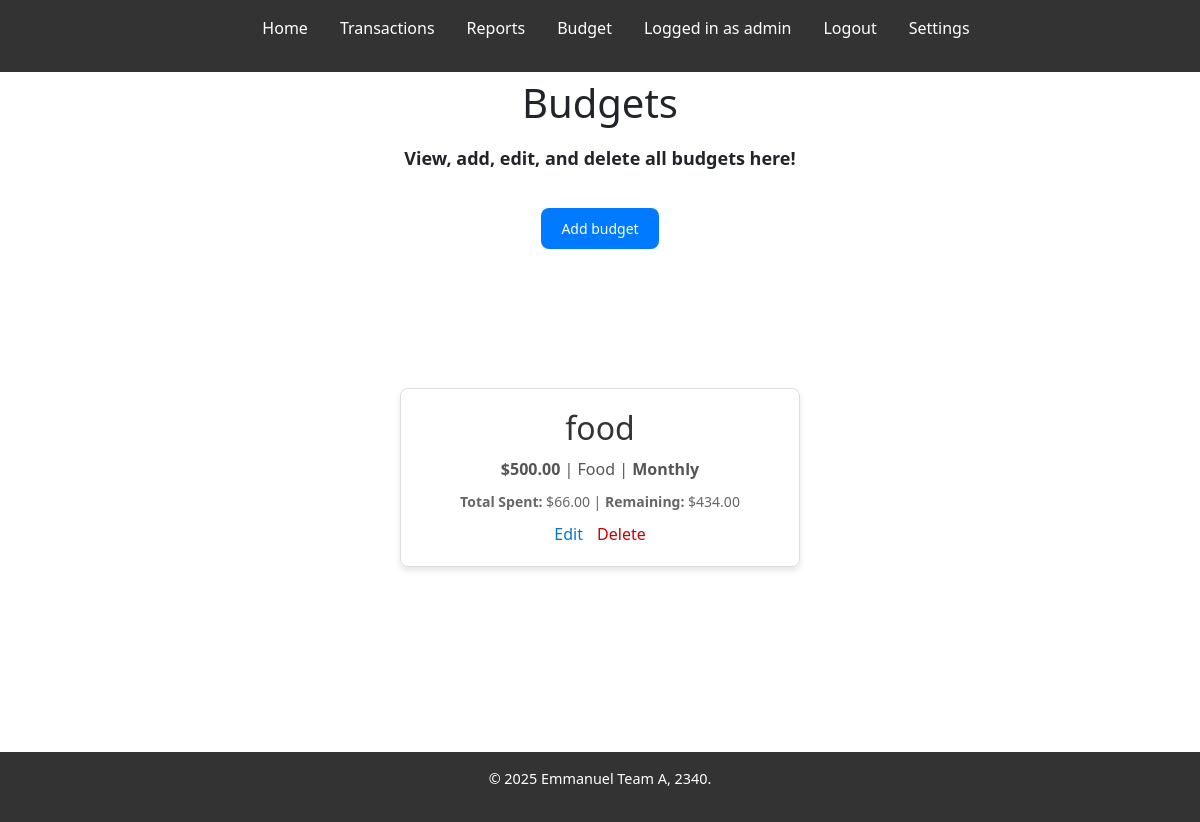
/budget/ (signed in), run on an earlier commit of the app's database.
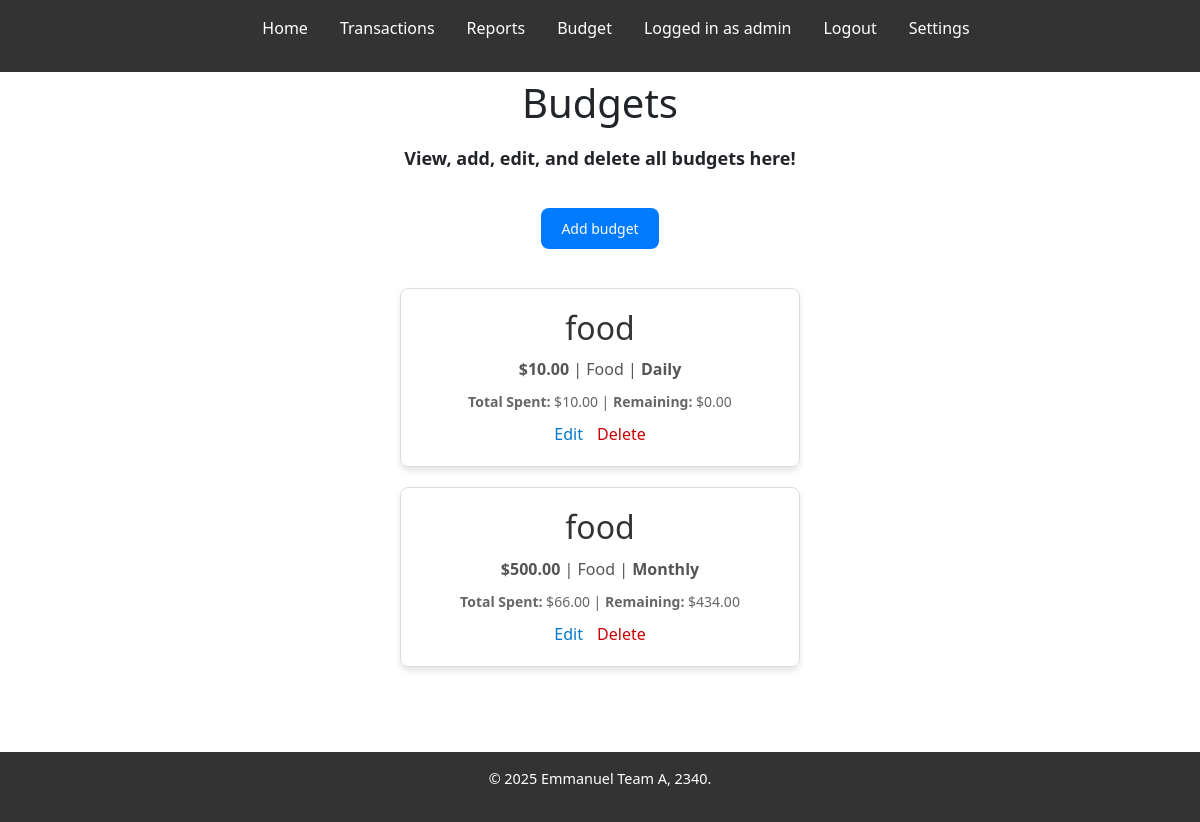
And on a later commit of the database.
### budget/models.py (models this page shows, shortened)
class Budget(models.Model):
    name = models.CharField(max_length=100)
    amount = models.DecimalField(max_digits=10, decimal_places=2)
    category = models.ForeignKey(Category, on_delete=models.CASCADE)
    timeframe = models.CharField(
        max_length=10,
        choices=[('daily', 'Daily'), ('weekly', 'Weekly'), ('monthly', 'Monthly')]
    )
    user = models.ForeignKey(
        settings.AUTH_USER_MODEL,
        on_delete=models.CASCADE,  # Ensures the budget is deleted when the user is deleted
        related_name="budgets",  # Allows reverse access via 'user.budgets'
    )
    class Meta:
        constraints = [
            models.UniqueConstraint(fields=['user', 'category', 'timeframe'], name='unique_user_category_timeframe')
        ]
    def total_spent(self, period):
        expenses = Expense.objects.filter(
            category=self.category,
            date__gte=self.get_date_range(period),  # Assume get_date_range handles period-based filtering
        )
        return sum(expense.amount for expense in expenses)
    def get_date_range(self, period):
        today = timezone.now().date()
        if period == 'daily':
            return today
        elif period == 'weekly':
            return today - timedelta(days=today.weekday())  # Start of the week (Monday)
        elif period == 'monthly':
            return today.replace(day=1)  # Start of the month
        return today

### expense/models.py (models this page shows, shortened)
class Category(models.Model):
    name = models.CharField(max_length=100)

### budget/views.py (the view)
# urls.py: path('', views.budget_list, name='budget_list'),
@login_required
def budget_list(request):
    manager = BudgetManager()
    budget_data = manager.get_budget_summaries(request.user)
    return render(request, 'budget/budget_list.html', {'budget_data': budget_data})

### budget/utils/budget_manager.py (called while the page is built)
    def __new__(cls):
        if cls._instance is None:
            cls._instance = super(BudgetManager, cls).__new__(cls)
        return cls._instance

    def get_budget_summaries(self, user):
        budgets = Budget.objects.filter(user=user).order_by('timeframe')
        budget_data = []
        for budget in budgets:
            total_spent = budget.total_spent(budget.timeframe)
            remaining_amount = budget.amount - total_spent
            over_budget = total_spent - budget.amount if total_spent > budget.amount else None
            budget.remaining_amount = remaining_amount
            budget.over_budget = over_budget
            budget_data.append({
                'budget': budget,
                'total_spent': total_spent,
            })
        return budget_data

### budget/templates/budget/budget_list.html
{% extends "base.html" %}
{% block content %}
    <div style="display: flex; flex-direction: column; justify-content: center; align-items: center; height: 15vh; text-align: center; gap: 10px;">
    <h1>Budgets</h1>
    <p style="font-weight: bold; font-size: 18px;">View, add, edit, and delete all budgets here!</p>
        <a
            href="{% url 'add_budget' %}"
            style="
                margin-top: 10px;
                padding: 10px 20px;
                background-color: #007BFF;
                color: #fff;
                border: none;
                border-radius: 8px;
                cursor: pointer;
                font-size: 14px;
                text-decoration: none;
                transition: background-color 0.3s ease;"
            onmouseover="this.style.backgroundColor='#0056b3'"
            onmouseout="this.style.backgroundColor='#007BFF'"
        >Add budget</a>
    </div>
    <div style="margin-top: 30px; display: flex; flex-direction: column; align-items: center; justify-content: center; width: 100%;">
            {% for item in budget_data %}
                <div style="
                border: 1px solid #ddd;
                padding: 20px;
                margin-bottom: 20px;
                border-radius: 8px;
                box-shadow: 0px 4px 6px rgba(0, 0, 0, 0.1);
                max-width: 400px;
                width: 100%;
                text-align: center;"
            >
                    <h2 style="margin: 0; color: #333;">{{ item.budget.name }}</h2>
                <p style="margin: 10px 0; font-size: 16px; color: #555;">
                    <span><strong>${{ item.budget.amount }}</strong></span> |
                    <span>{{ item.budget.category.name }}</span> |
                    <span style="font-weight: bold;">{{ item.budget.get_timeframe_display }}</span>
                </p>
                <p style="margin: 10px 0; font-size: 14px; color: #666;">
                    <strong>Total Spent:</strong> ${{ item.total_spent }} |
                <strong>Remaining:</strong>
                    {% if item.budget.over_budget %}
                        <span style="color: #ad1c1c;">Over Budget By ${{ item.budget.over_budget }}</span>
                    {% else %}
                        ${{ item.budget.remaining_amount }}
                    {% endif %}
                </p>
                <div style="margin-top: 10px;">
                    <a href="{% url 'edit_budget' item.budget.pk %}" style="margin-right: 10px; color: #0077cc; text-decoration: none;">Edit</a>
                    <a href="{% url 'delete_budget' item.budget.pk %}" style="color: #cc0000; text-decoration: none;">Delete</a>
                </div>
            </div>
        {% endfor %}
    </div>
{% endblock %}

What changed in the data, as far as the page shows it:
added Budget: budget.name "food", budget.amount "10.00", budget.category.name "Food", budget.timeframe "Daily", total_spent "10.00", budget.remaining_amount "0.00"
